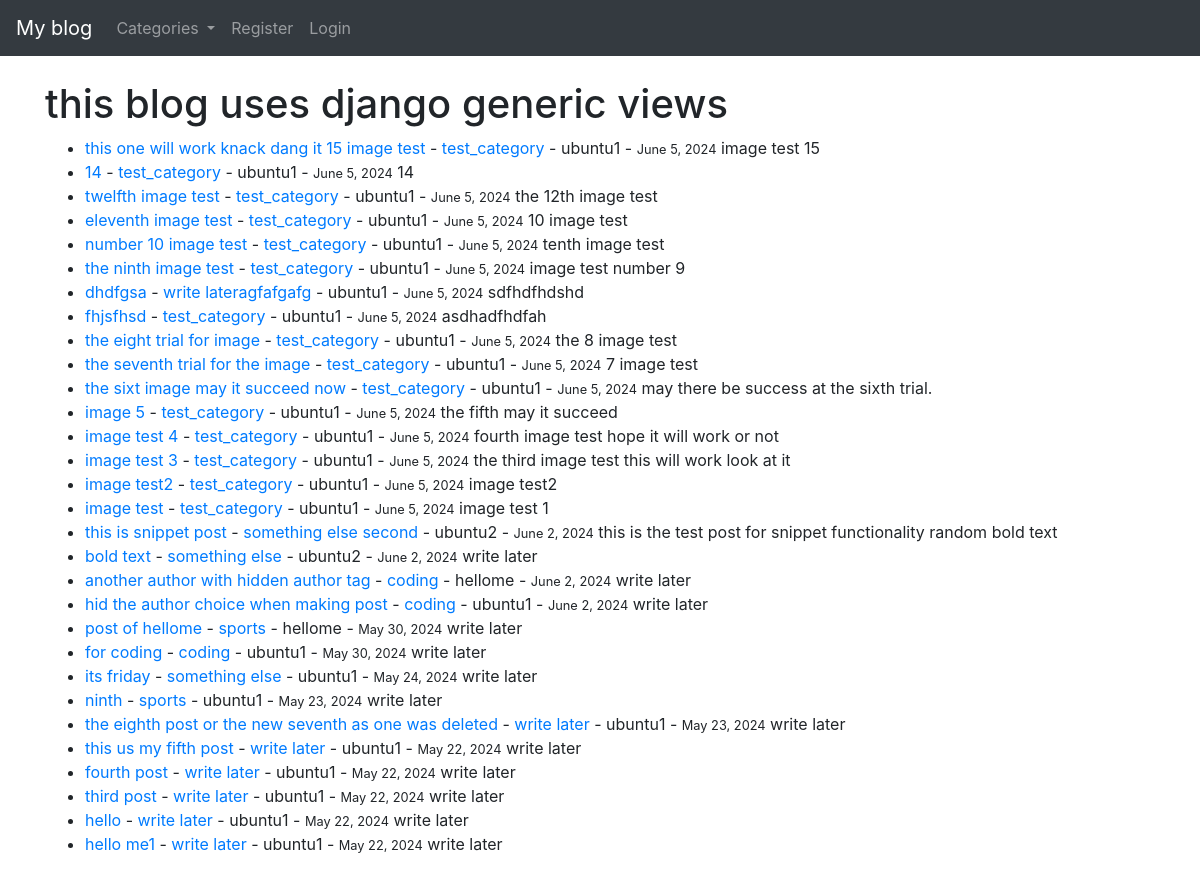
The page / on the database its author committed.
### test1/models.py (models this page shows, shortened)
class Post(models.Model):
    title = models.CharField(max_length=255)
    header_image = models.ImageField(null=True, blank=True, upload_to="images/")
    title_tag = models.CharField(max_length=255, default="My Blog")
    author = models.ForeignKey(User, on_delete= models.CASCADE, )
    body = RichTextField(blank=True, null=True)
    post_date = models.DateField(auto_now_add=True)
    category = models.CharField(max_length=255, default='write later')
    likes = models.ManyToManyField(User, related_name='blog_posts')
    snippet = models.CharField(max_length=255)

### test1/views.py (the view)
# urls.py: path('', HomeView.as_view(), name='home'),
class HomeView(ListView):
    model = Post
    template_name = 'home.html'
    ordering = ['-post_date', '-id']
    def get_context_data(self, *args, **kwargs):
        cat_menu = Category.objects.all()
        context = super(HomeView, self).get_context_data(*args, **kwargs)
        context['cat_menu'] = cat_menu
        return context

### test1/models.py (called while the page is built)
    def __str__(self):
        return self.name

### test1/templates/home.html (shortened to what this page needs)
{% extends 'base.html' %}
{% block content %}
<h1>this blog uses django generic views</h1>
<ul>
    {% for post in object_list %}
        <li>
            <a href="{% url 'article_detail' post.pk %}">{{ post.title }}</a>
            - <a href="{% url 'category' post.category|slugify %}">{{ post.category }}</a>
            -
            {{ post.author }} -
            <small>{{ post.post_date }}</small>
            {{ post.snippet | safe}}
            <br>
        </li>
    {% endfor %}
</ul>
{% endblock %}

### rows shown on the page
Post: title "this one will work knack dang it 15 image test", category "test_category", author "ubuntu1", post_date "June 5, 2024", snippet "image test 15"
Post: title "14", category "test_category", author "ubuntu1", post_date "June 5, 2024", snippet "14"
Post: title "twelfth image test", category "test_category", author "ubuntu1", post_date "June 5, 2024", snippet "the 12th image test"
Post: title "eleventh image test", category "test_category", author "ubuntu1", post_date "June 5, 2024", snippet "10 image test"
Post: title "number 10 image test", category "test_category", author "ubuntu1", post_date "June 5, 2024", snippet "tenth image test"
Post: title "the ninth image test", category "test_category", author "ubuntu1", post_date "June 5, 2024", snippet "image test number 9"
Post: title "dhdfgsa", category "write lateragfafgafg", author "ubuntu1", post_date "June 5, 2024", snippet "sdfhdfhdshd"
Post: title "fhjsfhsd", category "test_category", author "ubuntu1", post_date "June 5, 2024", snippet "asdhadfhdfah"
Post: title "the eight trial for image", category "test_category", author "ubuntu1", post_date "June 5, 2024", snippet "the 8 image test"
Post: title "the seventh trial for the image", category "test_category", author "ubuntu1", post_date "June 5, 2024", snippet "7 image test"
Post: title "the sixt image may it succeed now", category "test_category", author "ubuntu1", post_date "June 5, 2024", snippet "may there be success at the sixth trial."
Post: title "image 5", category "test_category", author "ubuntu1", post_date "June 5, 2024", snippet "the fifth may it succeed"
Post: title "image test 4", category "test_category", author "ubuntu1", post_date "June 5, 2024", snippet "fourth image test hope it will work or not"
Post: title "image test 3", category "test_category", author "ubuntu1", post_date "June 5, 2024", snippet "the third image test this will work look at it"
Post: title "image test2", category "test_category", author "ubuntu1", post_date "June 5, 2024", snippet "image test2"
Post: title "image test", category "test_category", author "ubuntu1", post_date "June 5, 2024", snippet "image test 1"
Post: title "this is snippet post", category "something else second", author "ubuntu2", post_date "June 2, 2024", snippet "this is the test post for snippet functionality random bold text"
Post: title "bold text", category "something else", author "ubuntu2", post_date "June 2, 2024", snippet "write later"
Post: title "another author with hidden author tag", category "coding", author "hellome", post_date "June 2, 2024", snippet "write later"
Post: title "hid the author choice when making post", category "coding", author "ubuntu1", post_date "June 2, 2024", snippet "write later"
Post: title "post of hellome", category "sports", author "hellome", post_date "May 30, 2024", snippet "write later"
Post: title "for coding", category "coding", author "ubuntu1", post_date "May 30, 2024", snippet "write later"
Post: title "its friday", category "something else", author "ubuntu1", post_date "May 24, 2024", snippet "write later"
Post: title "ninth", category "sports", author "ubuntu1", post_date "May 23, 2024", snippet "write later"
Post: title "the eighth post or the new seventh as one was deleted", category "write later", author "ubuntu1", post_date "May 23, 2024", snippet "write later"
Post: title "this us my fifth post", category "write later", author "ubuntu1", post_date "May 22, 2024", snippet "write later"
Post: title "fourth post", category "write later", author "ubuntu1", post_date "May 22, 2024", snippet "write later"
Post: title "third post", category "write later", author "ubuntu1", post_date "May 22, 2024", snippet "write later"
Post: title "hello", category "write later", author "ubuntu1", post_date "May 22, 2024", snippet "write later"
Post: title "hello me1", category "write later", author "ubuntu1", post_date "May 22, 2024", snippet "write later"
